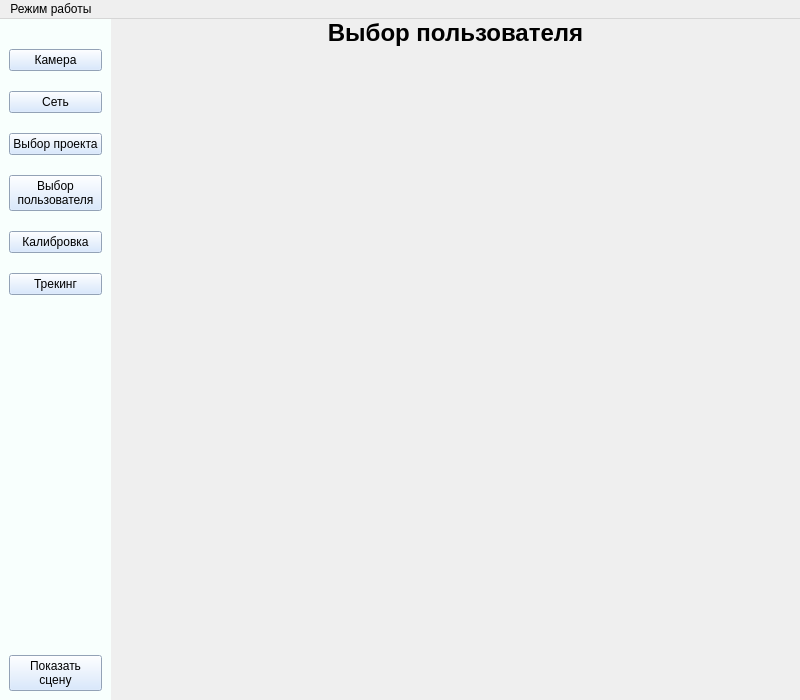
<?xml version="1.0" encoding="UTF-8"?>
<ui version="4.0">
 <class>MainWindow</class>
 <widget class="QMainWindow" name="MainWindow">
  <property name="geometry">
   <rect>
    <x>0</x>
    <y>0</y>
    <width>800</width>
    <height>700</height>
   </rect>
  </property>
  <property name="sizePolicy">
   <sizepolicy hsizetype="Ignored" vsizetype="Preferred">
    <horstretch>0</horstretch>
    <verstretch>0</verstretch>
   </sizepolicy>
  </property>
  <property name="minimumSize">
   <size>
    <width>800</width>
    <height>700</height>
   </size>
  </property>
  <property name="windowTitle">
   <string>Клиент СОГРВ</string>
  </property>
  <widget class="QWidget" name="centralwidget">
   <layout class="QHBoxLayout" name="horizontalLayout">
    <property name="spacing">
     <number>0</number>
    </property>
    <property name="leftMargin">
     <number>0</number>
    </property>
    <property name="topMargin">
     <number>0</number>
    </property>
    <property name="rightMargin">
     <number>0</number>
    </property>
    <property name="bottomMargin">
     <number>0</number>
    </property>
    <item>
     <widget class="QWidget" name="widget" native="true">
      <property name="styleSheet">
       <string notr="true">QWidget{
	background-color: rgb(248, 255, 253);
}
QPushButton{
	background-color: rgb(206, 227, 255);
}</string>
      </property>
      <layout class="QVBoxLayout" name="verticalLayout_2">
       <property name="spacing">
        <number>20</number>
       </property>
       <property name="topMargin">
        <number>30</number>
       </property>
       <item>
        <widget class="QPushButton" name="camera_page_btn">
         <property name="text">
          <string>Камера</string>
         </property>
         <property name="checkable">
          <bool>true</bool>
         </property>
        </widget>
       </item>
       <item>
        <widget class="QPushButton" name="networking_page_btn">
         <property name="text">
          <string>Сеть</string>
         </property>
         <property name="checkable">
          <bool>true</bool>
         </property>
        </widget>
       </item>
       <item>
        <widget class="QPushButton" name="offine_project_select_page_btn">
         <property name="text">
          <string>Выбор проекта</string>
         </property>
         <property name="checkable">
          <bool>true</bool>
         </property>
        </widget>
       </item>
       <item>
        <widget class="QPushButton" name="person_select_page_btn">
         <property name="text">
          <string>Выбор
пользователя</string>
         </property>
         <property name="checkable">
          <bool>true</bool>
         </property>
        </widget>
       </item>
       <item>
        <widget class="QPushButton" name="callibration_page_btn">
         <property name="text">
          <string>Калибровка</string>
         </property>
         <property name="checkable">
          <bool>true</bool>
         </property>
        </widget>
       </item>
       <item>
        <widget class="QPushButton" name="tracking_page_btn">
         <property name="text">
          <string>Трекинг</string>
         </property>
         <property name="checkable">
          <bool>true</bool>
         </property>
        </widget>
       </item>
       <item>
        <spacer name="verticalSpacer">
         <property name="orientation">
          <enum>Qt::Vertical</enum>
         </property>
         <property name="sizeHint" stdset="0">
          <size>
           <width>20</width>
           <height>40</height>
          </size>
         </property>
        </spacer>
       </item>
       <item>
        <widget class="QPushButton" name="show_scene_window_btn">
         <property name="text">
          <string>Показать
сцену</string>
         </property>
        </widget>
       </item>
      </layout>
     </widget>
    </item>
    <item>
     <widget class="QWidget" name="widget_2" native="true">
      <layout class="QVBoxLayout" name="verticalLayout">
       <property name="leftMargin">
        <number>0</number>
       </property>
       <property name="topMargin">
        <number>0</number>
       </property>
       <property name="rightMargin">
        <number>0</number>
       </property>
       <property name="bottomMargin">
        <number>0</number>
       </property>
       <item>
        <widget class="QStackedWidget" name="stackedWidget">
         <property name="currentIndex">
          <number>2</number>
         </property>
         <widget class="QWidget" name="page_camera">
          <layout class="QVBoxLayout" name="page_camera_layout">
           <property name="spacing">
            <number>0</number>
           </property>
           <property name="leftMargin">
            <number>0</number>
           </property>
           <property name="topMargin">
            <number>0</number>
           </property>
           <property name="rightMargin">
            <number>0</number>
           </property>
           <property name="bottomMargin">
            <number>0</number>
           </property>
           <item>
            <widget class="QLabel" name="label">
             <property name="sizePolicy">
              <sizepolicy hsizetype="Preferred" vsizetype="Preferred">
               <horstretch>0</horstretch>
               <verstretch>0</verstretch>
              </sizepolicy>
             </property>
             <property name="font">
              <font>
               <pointsize>18</pointsize>
               <bold>true</bold>
              </font>
             </property>
             <property name="text">
              <string>Настройка камеры</string>
             </property>
             <property name="alignment">
              <set>Qt::AlignHCenter|Qt::AlignTop</set>
             </property>
            </widget>
           </item>
           <item>
            <widget class="QWidget" name="page_camera_content" native="true">
             <property name="sizePolicy">
              <sizepolicy hsizetype="Preferred" vsizetype="MinimumExpanding">
               <horstretch>0</horstretch>
               <verstretch>0</verstretch>
              </sizepolicy>
             </property>
             <layout class="QVBoxLayout" name="verticalLayout_7">
              <property name="spacing">
               <number>0</number>
              </property>
              <property name="leftMargin">
               <number>0</number>
              </property>
              <property name="topMargin">
               <number>0</number>
              </property>
              <property name="rightMargin">
               <number>0</number>
              </property>
              <property name="bottomMargin">
               <number>0</number>
              </property>
             </layout>
            </widget>
           </item>
          </layout>
         </widget>
         <widget class="QWidget" name="page_offline_project_select">
          <layout class="QVBoxLayout" name="verticalLayout_3">
           <property name="spacing">
            <number>0</number>
           </property>
           <property name="leftMargin">
            <number>0</number>
           </property>
           <property name="topMargin">
            <number>0</number>
           </property>
           <property name="rightMargin">
            <number>0</number>
           </property>
           <property name="bottomMargin">
            <number>0</number>
           </property>
           <item>
            <widget class="QLabel" name="label_4">
             <property name="font">
              <font>
               <pointsize>18</pointsize>
               <bold>true</bold>
              </font>
             </property>
             <property name="text">
              <string>Офлайн режим работы</string>
             </property>
             <property name="alignment">
              <set>Qt::AlignHCenter|Qt::AlignTop</set>
             </property>
            </widget>
           </item>
           <item>
            <widget class="QWidget" name="page_offline_project_select_content" native="true">
             <property name="sizePolicy">
              <sizepolicy hsizetype="Preferred" vsizetype="MinimumExpanding">
               <horstretch>0</horstretch>
               <verstretch>0</verstretch>
              </sizepolicy>
             </property>
             <layout class="QVBoxLayout" name="verticalLayout_4">
              <property name="spacing">
               <number>0</number>
              </property>
              <property name="leftMargin">
               <number>0</number>
              </property>
              <property name="topMargin">
               <number>0</number>
              </property>
              <property name="rightMargin">
               <number>0</number>
              </property>
              <property name="bottomMargin">
               <number>0</number>
              </property>
             </layout>
            </widget>
           </item>
          </layout>
         </widget>
         <widget class="QWidget" name="page_select_person">
          <layout class="QVBoxLayout" name="verticalLayout_10">
           <property name="spacing">
            <number>0</number>
           </property>
           <property name="leftMargin">
            <number>0</number>
           </property>
           <property name="topMargin">
            <number>0</number>
           </property>
           <property name="rightMargin">
            <number>0</number>
           </property>
           <property name="bottomMargin">
            <number>0</number>
           </property>
           <item>
            <widget class="QLabel" name="label_6">
             <property name="font">
              <font>
               <pointsize>18</pointsize>
               <bold>true</bold>
              </font>
             </property>
             <property name="text">
              <string>Выбор пользователя</string>
             </property>
             <property name="textFormat">
              <enum>Qt::AutoText</enum>
             </property>
             <property name="alignment">
              <set>Qt::AlignHCenter|Qt::AlignTop</set>
             </property>
            </widget>
           </item>
           <item>
            <widget class="QWidget" name="page_select_person_content" native="true">
             <property name="sizePolicy">
              <sizepolicy hsizetype="Preferred" vsizetype="MinimumExpanding">
               <horstretch>0</horstretch>
               <verstretch>0</verstretch>
              </sizepolicy>
             </property>
             <layout class="QVBoxLayout" name="verticalLayout_11">
              <property name="spacing">
               <number>0</number>
              </property>
              <property name="leftMargin">
               <number>0</number>
              </property>
              <property name="topMargin">
               <number>0</number>
              </property>
              <property name="rightMargin">
               <number>0</number>
              </property>
              <property name="bottomMargin">
               <number>0</number>
              </property>
             </layout>
            </widget>
           </item>
          </layout>
         </widget>
         <widget class="QWidget" name="page_network">
          <layout class="QVBoxLayout" name="page_network_layout">
           <property name="spacing">
            <number>0</number>
           </property>
           <property name="leftMargin">
            <number>0</number>
           </property>
           <property name="topMargin">
            <number>0</number>
           </property>
           <property name="rightMargin">
            <number>0</number>
           </property>
           <property name="bottomMargin">
            <number>0</number>
           </property>
           <item>
            <widget class="QLabel" name="label_2">
             <property name="sizePolicy">
              <sizepolicy hsizetype="Preferred" vsizetype="Preferred">
               <horstretch>0</horstretch>
               <verstretch>0</verstretch>
              </sizepolicy>
             </property>
             <property name="font">
              <font>
               <pointsize>18</pointsize>
               <bold>true</bold>
              </font>
             </property>
             <property name="text">
              <string>Настройка сети</string>
             </property>
             <property name="alignment">
              <set>Qt::AlignHCenter|Qt::AlignTop</set>
             </property>
             <property name="buddy">
              <cstring></cstring>
             </property>
            </widget>
           </item>
           <item>
            <widget class="QWidget" name="page_network_content" native="true">
             <property name="sizePolicy">
              <sizepolicy hsizetype="Preferred" vsizetype="MinimumExpanding">
               <horstretch>0</horstretch>
               <verstretch>0</verstretch>
              </sizepolicy>
             </property>
             <layout class="QVBoxLayout" name="verticalLayout_6">
              <property name="spacing">
               <number>0</number>
              </property>
              <property name="leftMargin">
               <number>0</number>
              </property>
              <property name="topMargin">
               <number>0</number>
              </property>
              <property name="rightMargin">
               <number>0</number>
              </property>
              <property name="bottomMargin">
               <number>0</number>
              </property>
             </layout>
            </widget>
           </item>
          </layout>
         </widget>
         <widget class="QWidget" name="page_callibration">
          <layout class="QVBoxLayout" name="verticalLayout_8">
           <property name="spacing">
            <number>0</number>
           </property>
           <property name="leftMargin">
            <number>0</number>
           </property>
           <property name="topMargin">
            <number>0</number>
           </property>
           <property name="rightMargin">
            <number>0</number>
           </property>
           <property name="bottomMargin">
            <number>0</number>
           </property>
           <item>
            <widget class="QLabel" name="label_5">
             <property name="font">
              <font>
               <pointsize>18</pointsize>
               <bold>true</bold>
              </font>
             </property>
             <property name="text">
              <string>Калибровка взгляда</string>
             </property>
             <property name="alignment">
              <set>Qt::AlignHCenter|Qt::AlignTop</set>
             </property>
            </widget>
           </item>
           <item>
            <widget class="QWidget" name="page_callibration_content" native="true">
             <property name="sizePolicy">
              <sizepolicy hsizetype="Preferred" vsizetype="MinimumExpanding">
               <horstretch>0</horstretch>
               <verstretch>0</verstretch>
              </sizepolicy>
             </property>
             <layout class="QVBoxLayout" name="verticalLayout_9">
              <property name="spacing">
               <number>0</number>
              </property>
              <property name="leftMargin">
               <number>0</number>
              </property>
              <property name="topMargin">
               <number>0</number>
              </property>
              <property name="rightMargin">
               <number>0</number>
              </property>
              <property name="bottomMargin">
               <number>0</number>
              </property>
             </layout>
            </widget>
           </item>
          </layout>
         </widget>
         <widget class="QWidget" name="page_tracking">
          <layout class="QVBoxLayout" name="page_tracking_layout">
           <property name="spacing">
            <number>0</number>
           </property>
           <property name="leftMargin">
            <number>0</number>
           </property>
           <property name="topMargin">
            <number>0</number>
           </property>
           <property name="rightMargin">
            <number>0</number>
           </property>
           <property name="bottomMargin">
            <number>0</number>
           </property>
           <item>
            <widget class="QLabel" name="label_3">
             <property name="sizePolicy">
              <sizepolicy hsizetype="Preferred" vsizetype="Preferred">
               <horstretch>0</horstretch>
               <verstretch>0</verstretch>
              </sizepolicy>
             </property>
             <property name="font">
              <font>
               <pointsize>18</pointsize>
               <bold>true</bold>
              </font>
             </property>
             <property name="text">
              <string>Настройка трекинга</string>
             </property>
             <property name="alignment">
              <set>Qt::AlignHCenter|Qt::AlignTop</set>
             </property>
            </widget>
           </item>
           <item>
            <widget class="QWidget" name="page_tracking_content" native="true">
             <property name="sizePolicy">
              <sizepolicy hsizetype="Preferred" vsizetype="MinimumExpanding">
               <horstretch>0</horstretch>
               <verstretch>0</verstretch>
              </sizepolicy>
             </property>
             <layout class="QVBoxLayout" name="verticalLayout_5">
              <property name="spacing">
               <number>0</number>
              </property>
              <property name="leftMargin">
               <number>0</number>
              </property>
              <property name="topMargin">
               <number>0</number>
              </property>
              <property name="rightMargin">
               <number>0</number>
              </property>
              <property name="bottomMargin">
               <number>0</number>
              </property>
             </layout>
            </widget>
           </item>
          </layout>
         </widget>
        </widget>
       </item>
      </layout>
     </widget>
    </item>
   </layout>
  </widget>
  <widget class="QMenuBar" name="menubar">
   <property name="geometry">
    <rect>
     <x>0</x>
     <y>0</y>
     <width>800</width>
     <height>25</height>
    </rect>
   </property>
   <widget class="QMenu" name="menu">
    <property name="title">
     <string>Режим работы</string>
    </property>
    <addaction name="action_run_online"/>
    <addaction name="action_run_offline"/>
   </widget>
   <addaction name="menu"/>
  </widget>
  <action name="action_run_online">
   <property name="checkable">
    <bool>true</bool>
   </property>
   <property name="text">
    <string>Онлайн</string>
   </property>
  </action>
  <action name="action_run_offline">
   <property name="checkable">
    <bool>true</bool>
   </property>
   <property name="text">
    <string>Офлайн</string>
   </property>
  </action>
 </widget>
 <resources/>
 <connections/>
</ui>
